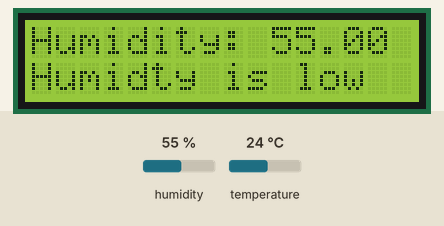
A sketch run on a simulated Arduino Nano, built with avr-gcc and run on an emulated ATmega328P. Parts: 16×2 character LCD. The inputs (shaded band) are chosen by the test bench; at power-on: humidity 55 %, temperature 24 °C.

Above: at 2.6 s.
2.7 s: humidity set to 59 %
At 5.3 s:
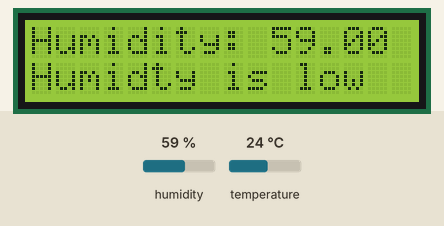
5.7 s: humidity set to 62 %
At 7.1 s:
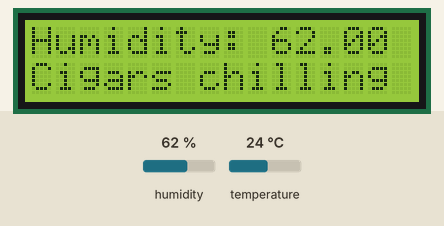
8.7 s: humidity set to 22 %
At 11.4 s:
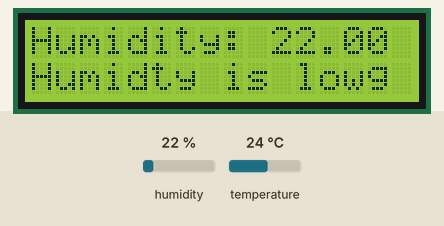
11.7 s: humidity set to 88 %
At 13.1 s:
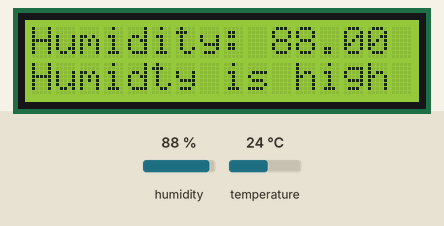
14.7 s: humidity set to 74 %
At 17.5 s:
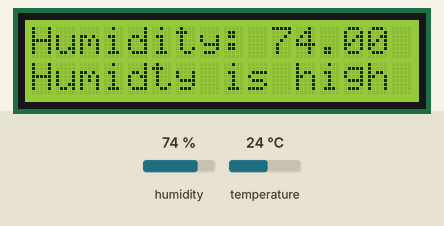
17.8 s: humidity set to 71 %
At 19.1 s:
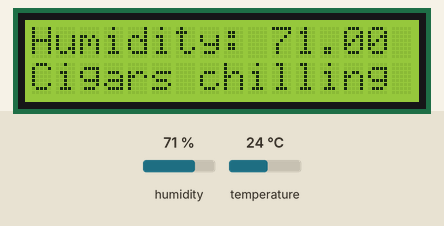
Timing chart, 0 to 20.8 s (numbered marks = the images above; inputs shaded):
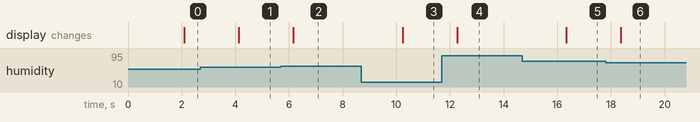

Measured:
- the behaviour switches between 60 and 61 % on humidity (found by bisection; images 1 and 2)
- the behaviour switches between 73 and 72 % on humidity (found by bisection; images 5 and 6)
- after the input at 2.7 s, the display: changes after 1.4 s (image 1)
- after the input at 5.7 s, the display: changes after 0.47 s (image 2)
- after the input at 8.7 s, the display: changes after 1.5 s (image 3)
- after the input at 11.7 s, the display: changes after 0.57 s (image 4)
- after the input at 14.7 s, the display: changes after 1.6 s (image 5)
- after the input at 17.8 s, the display: changes after 0.57 s (image 6)

The sketch:

humidor.ino
```cpp
// Using Arduino Nano and ATmega328P

#include <Wire.h>
#include <LiquidCrystal_I2C.h>
#include <DHT.h>

#define DHTPIN 2
#define DHTTYPE DHT22   // DHT 22  (AM2302), Check which sensor you're using

// Parameters as follows. Starting location of screen and size of LCD screen
LiquidCrystal_I2C lcd(0x27, 16, 2);

// Create object of DHT pass in pin and type, defined above
DHT dht(DHTPIN, DHTTYPE);


void setup()
{
  Serial.begin(9600);

  lcd.init();
  lcd.backlight();

  dht.begin();

}

void loop()
{
   delay(2000);

  // Reading temperature or humidity takes about 250 milliseconds!
  // Sensor readings may also be up to 2 seconds 'old' (its a very slow sensor)
  float Humidity = dht.readHumidity();

  ErrorChecking(Humidity);

  DisplayHumidty(Humidity);


}

void ErrorChecking(float H)
{
  // Check if any reads failed and exit early (to try again).
  if (isnan(H))
  {
    Serial.println(("Failed to read from DHT sensor!"));
    return;
  }
}

void DisplayHumidty(float H)
{

  lcd.setCursor(0, 0); // Set the cursor on the first column and first row.
  lcd.print(F("Humidity: "));
  lcd.print(H);

  if(H >= 73.0)
  {
    lcd.setCursor(0, 1);
    lcd.print("Humidty is high");
  }
  else if (H <= 60.0)
  {
    lcd.setCursor(0, 1);
    lcd.print("Humidty is low");
  }
  else
  {
    lcd.setCursor(0, 1);
    lcd.print("Cigars chilling");
  }
}
```
